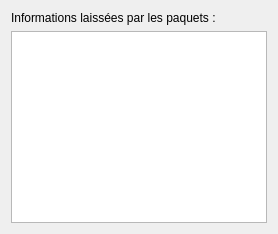
<?xml version="1.0" encoding="UTF-8"?>
<ui version="4.0">
 <class>donePage</class>
 <widget class="QWizardPage" name="donePage">
  <property name="windowTitle">
   <string>WizardPage</string>
  </property>
  <property name="title">
   <string>Installation terminée</string>
  </property>
  <property name="subTitle">
   <string>L'installation des paquets est terminée ! Voici éventuellement des informations que certains paquets peuvent vous avoir laissé.</string>
  </property>
  <layout class="QVBoxLayout" name="verticalLayout">
   <item>
    <widget class="QLabel" name="lblInfos">
     <property name="text">
      <string>Informations laissées par les paquets :</string>
     </property>
    </widget>
   </item>
   <item>
    <widget class="QListWidget" name="listRemarks"/>
   </item>
  </layout>
 </widget>
 <resources/>
 <connections/>
</ui>
